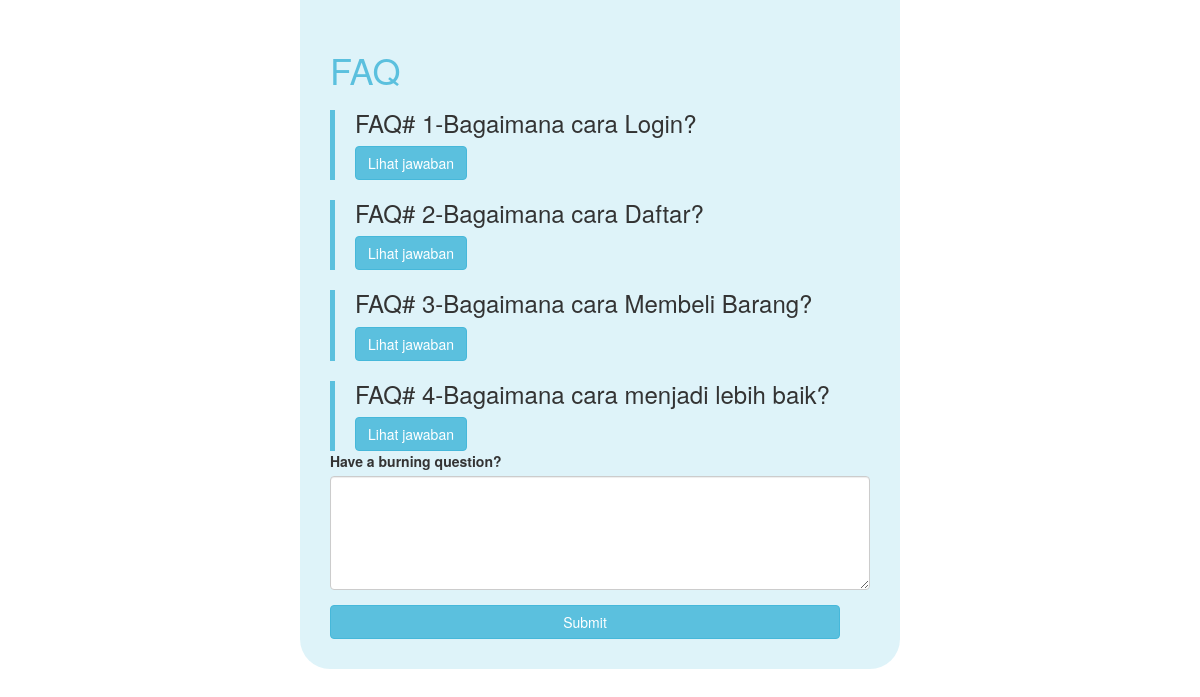
The app's page /faq.php with its own data.
### tables this page shows
CREATE TABLE `questions` (
  `id` int(11) NOT NULL,
  `sender` varchar(256) NOT NULL,
  `question` text NOT NULL,
  `answer` text NOT NULL,
  `show_faq` tinyint(1) NOT NULL
);

### ambil.php (the view, shortened to what this page needs)
<?php
	require('blog_connect.php');
  $query = "SELECT question, answer FROM questions WHERE show_faq=1";
  $result = $con->query($query);
  if ($row = $result->fetch(PDO::FETCH_NUM)) {
    $i = 0;
    do {
      $i++;
      echo("
      <div class='faq'>
          <h3>FAQ# " . $i . "-" . $row[0] . "</h3>
          <button type='button' class='btn btn-info' data-toggle='collapse' data-target='#faq-" . $i . "'>Lihat jawaban</button>
          <div id='faq-" . $i . "' class='collapse jawaban'>"
          . $row[1] . "
          </div>
      </div>
      ");
    } while ($row = $result->fetch(PDO::FETCH_NUM));
  }
?>

### faq.php (style rules this page uses)
.faq { border-left: 5px solid #5BC0DE; padding-left: 20px; }

### records on screen
questions: question "Bagaimana cara Login?"
questions: question "Bagaimana cara Daftar?"
questions: question "Bagaimana cara Membeli Barang?"
questions: question "Bagaimana cara menjadi lebih baik?"
